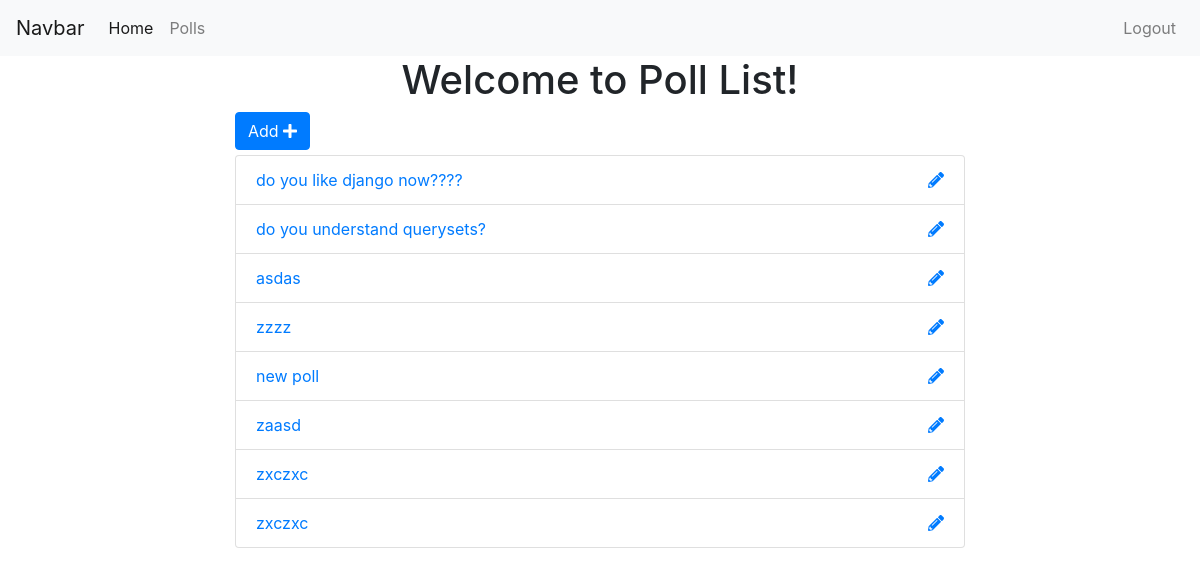
The app's page /polls/list/ (signed in), older data.
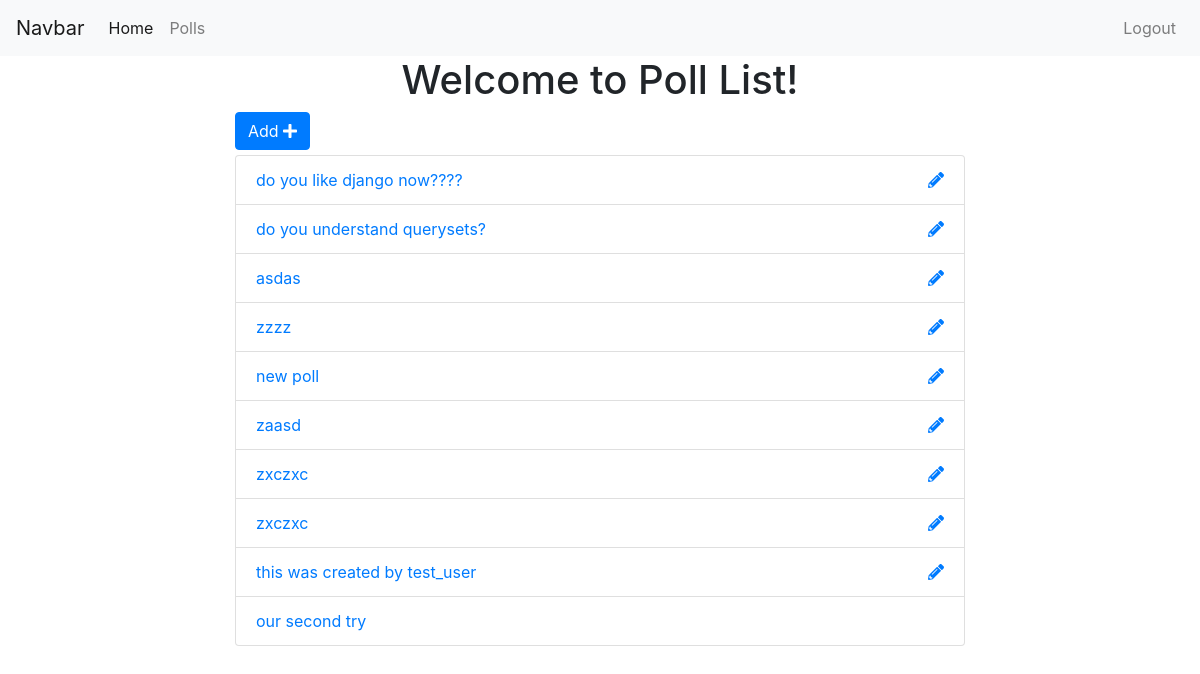
The same page, newer data.
### polls/models.py (models this page shows)
class Poll(models.Model):
    owner = models.ForeignKey(User, on_delete=models.CASCADE, default=1)
    text = models.CharField(max_length=255)
    pub_date = models.DateField()
    def __str__(self):
        return self.text

### polls/views.py (the view)
# urls.py: path('list/', views.polls_list, name="list"),
@login_required
def polls_list(request):
    polls = Poll.objects.all()
    context = {'polls': polls}
    return render(request, 'polls/polls_list.html', context)

### polls/templates/polls/polls_list.html (shortened to what this page needs)
{% extends 'base.html' %}
{% block content %}
<div class="container">
  <h1 class='text-center'>Welcome to Poll List!</h1>
  <div class="row">
    <div class="col-sm-8 offset-sm-2">
      <a href="{% url 'polls:add' %}" class="btn btn-primary" style="margin-bottom: 5px">Add <i class="fas fa-plus"></i> </a>
      <ul class="list-group">
        {% for poll in polls %}
        <li class="list-group-item">
          <a href="{% url 'polls:detail' poll.id %}">{{ poll }}</a>
          {% if request.user == poll.owner %}
            <a href="{% url 'polls:edit_poll' poll.id %}" class='float-right'><i class="fas fa-pencil-alt"></i></a>
          {% endif %}
        </li>
        {% endfor %}
      </ul>
    </div>
  </div>
</div>
{% endblock %}

### templates/base.html (shortened to what this page needs)
<!DOCTYPE html>
{% load static %}
<html lang="en">
<head>
  <link rel="stylesheet" href="https://maxcdn.bootstrapcdn.com/bootstrap/4.0.0/css/bootstrap.min.css"
>
</head>
<body>
  {% include 'includes/navbar.html' %}
  {% block content %}{% endblock %}
</body>
</html>

### templates/includes/navbar.html (shortened to what this page needs)
<nav class="navbar navbar-expand-lg navbar-light bg-light">
  <a class="navbar-brand" href="#">Navbar</a>
  <div class="collapse navbar-collapse" id="navbarNavAltMarkup">
    <div class="navbar-nav">
      <a class="nav-item nav-link active" href="{% url 'home' %}">Home <span class="sr-only">(current)</span></a>
      <a class="nav-item nav-link" href="{% url 'polls:list' %}">Polls</a>
    </div>
    <div class="navbar-nav ml-auto">
      {% if request.user.is_authenticated %}
        <a class="nav-item nav-link" href="{% url 'accounts:logout' %}">Logout</a>
      {% else %}
        <a class="nav-item nav-link" href="{% url 'accounts:login' %}">Login</a>
      {% endif %}
    </div>
  </div>
</nav>

Row changes from the older to the newer data that the page shows:
added Poll: text "this was created by test_user"
added Poll: text "our second try"
